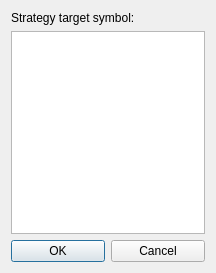
<?xml version="1.0" encoding="UTF-8"?>
<ui version="4.0">
 <class>SymbolSelectionDialog</class>
 <widget class="QDialog" name="SymbolSelectionDialog">
  <property name="windowModality">
   <enum>Qt::WindowModal</enum>
  </property>
  <property name="geometry">
   <rect>
    <x>0</x>
    <y>0</y>
    <width>216</width>
    <height>273</height>
   </rect>
  </property>
  <property name="windowTitle">
   <string>Choose strategy target symbol</string>
  </property>
  <layout class="QVBoxLayout" name="verticalLayout">
   <item>
    <widget class="QLabel" name="symbolLabel">
     <property name="text">
      <string>Strategy target symbol:</string>
     </property>
    </widget>
   </item>
   <item>
    <widget class="QListWidget" name="symbol"/>
   </item>
   <item>
    <layout class="QHBoxLayout">
     <property name="spacing">
      <number>6</number>
     </property>
     <property name="leftMargin">
      <number>0</number>
     </property>
     <property name="topMargin">
      <number>0</number>
     </property>
     <property name="rightMargin">
      <number>0</number>
     </property>
     <property name="bottomMargin">
      <number>0</number>
     </property>
     <item>
      <widget class="QPushButton" name="okButton">
       <property name="text">
        <string>OK</string>
       </property>
      </widget>
     </item>
     <item>
      <widget class="QPushButton" name="cancelButton">
       <property name="text">
        <string>Cancel</string>
       </property>
      </widget>
     </item>
    </layout>
   </item>
  </layout>
 </widget>
 <resources/>
 <connections>
  <connection>
   <sender>okButton</sender>
   <signal>clicked()</signal>
   <receiver>SymbolSelectionDialog</receiver>
   <slot>accept()</slot>
   <hints>
    <hint type="sourcelabel">
     <x>288</x>
     <y>258</y>
    </hint>
    <hint type="destinationlabel">
     <x>96</x>
     <y>254</y>
    </hint>
   </hints>
  </connection>
  <connection>
   <sender>cancelButton</sender>
   <signal>clicked()</signal>
   <receiver>SymbolSelectionDialog</receiver>
   <slot>reject()</slot>
   <hints>
    <hint type="sourcelabel">
     <x>369</x>
     <y>258</y>
    </hint>
    <hint type="destinationlabel">
     <x>179</x>
     <y>282</y>
    </hint>
   </hints>
  </connection>
 </connections>
</ui>
